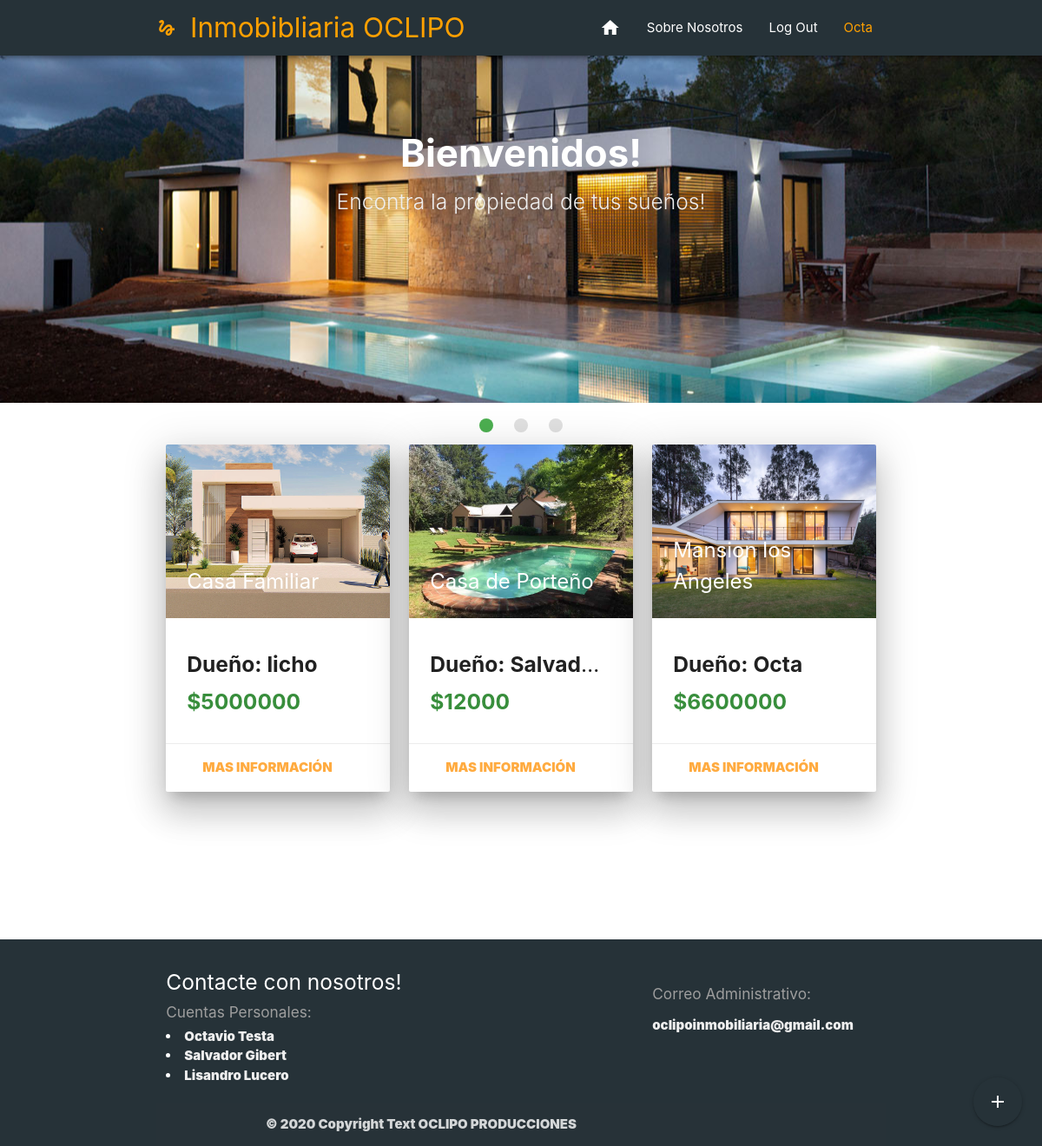
The app's page / (signed in) with its own data.
### Inmobibliaria/models.py (models this page shows, shortened)
class Propiedad(models.Model):
    usuario = models.ForeignKey(User, on_delete=models.CASCADE, null=False)
    titulo = models.CharField(max_length=20)
    precio = models.IntegerField()
    ubicacion = models.ForeignKey('Ubicacion', on_delete=models.CASCADE, null=False)
    barrio = models.CharField(max_length=30)
    calle = models.CharField(max_length=30)
    numero = models.IntegerField()
    tipo = models.CharField(max_length=12,choices=TIPO_CHOICES)
    estado = models.CharField(max_length=8,choices=STATUS_CHOICES)
    habitaciones = models.IntegerField()
    baños = models.IntegerField()
    tamaño = models.IntegerField()
    descripcion = models.TextField(max_length=2000)
    fecha = models.DateTimeField(auto_now_add=True)

### Inmobibliaria/views.py (the view)
# urls.py: path('', views.homeview, name = "home"),
def homeview(request):
    propiedades = Propiedad.objects.all().order_by('-fecha')
    imagenes = []#Array donde voy a guardar las imagenes
    for pro in propiedades: #Itero los libros
        imagen = Imagen.objects.filter(propiedad=pro).first() #Geteo la primera imagen que corresponda a ese libro
        imagenes.append(imagen.foto) #Agrego su nombre
    return render(request, "Inmobibliaria/home.html",{'propiedades':propiedades, 'imagenes':imagenes})

### Inmobibliaria/templatetags/index.py (called while the page is built)
@register.filter
def index(indexable, i):
    return indexable[i]

### Inmobibliaria/templates/Inmobibliaria/home.html (shortened to what this page needs)
{% extends 'Inmobibliaria/base.html' %}
{% block content %}
{% include 'Inmobibliaria/imagenes.html' %}
{% if user.is_authenticated %}
<div class="fixed-action-btn">
    <a class="btn-floating btn-large red modal-trigger pulse blue-grey darken-4" href="formulario/">
        <i class="large material-icons">add</i>
    </a>
</div>
{% endif %}
<div class="container ">
    <div class="row">
        {% load index %}
        {% for pro in propiedades %}
        <div class="col s12 m4">
            <div class="card z-depth-5">
                <div class="card-image ">
                    <img class="materialboxed" src="media/{{ imagenes|index:forloop.counter0 }}" width="200"
                         height="200">
                    <span class="card-title text-darken-2 "><b>{{pro.titulo}}<b/></span>
                </div>
                <div class="card-content">
                    <h5 class="truncate"><b> Dueño: {{pro.usuario}} </b></h5>
                    <h5 class="truncate  green-text text-darken-2"><b>${{pro.precio}}<b/></h5>
                </div>
                <div class="card-action center-align">
                    <a href="propiedad/{{pro.id}}">Mas Información</a>
                </div>
            </div>
        </div>
        {% endfor %}
    </div>
</div>
<br>
<br>
<br>
<br>
<br>
<br>
{% include 'Inmobibliaria/footer.html' %}
{% endblock %}

### Inmobibliaria/templates/Inmobibliaria/navbar.html (shortened to what this page needs)
{% load static %}
<div class="navbar-fixed  ">
    <nav class="blue-grey darken-4 z-depth-2 ">
      <div class="nav-wrapper container ">
        <a class="brand-logo text-warning amber-text text-darken-2" href="{% url "home" %}" ><i class="medium material-icons ">gesture</i>Inmobibliaria OCLIPO</a>
        <ul id="nav-mobile" class="right hide-on-med-and-down text-warning">
          <li><a href="/" ><i class="medium material-icons  ">home</i></a>
          <li><a href="/aboutas" class="">Sobre Nosotros</a></li>
{% if user.is_authenticated %}
            <li><a href="/logout" class="">Log Out</a></li>
            <li><a href="/perfil/{{user.username}}" class="amber-text text-darken-2">{{user.username}}</a></li>
{% else %}
            <li><a href="/login" class="">Sign Up</a></li>
            <li><a href="/register" class="">Register</a></li>
{% endif %}
        </ul>
      </div>
    </nav>
  </div>

### records on screen
Propiedad: shows a picture, titulo "Casa Familiar", usuario "licho", precio "5000000"
Propiedad: shows a picture, titulo "Casa de Porteño", usuario "Salvad…", precio "12000"
Propiedad: shows a picture, titulo "Mansion los Angeles", usuario "Octa", precio "6600000"

### other values on screen
{{ user.username }} "Octa"
